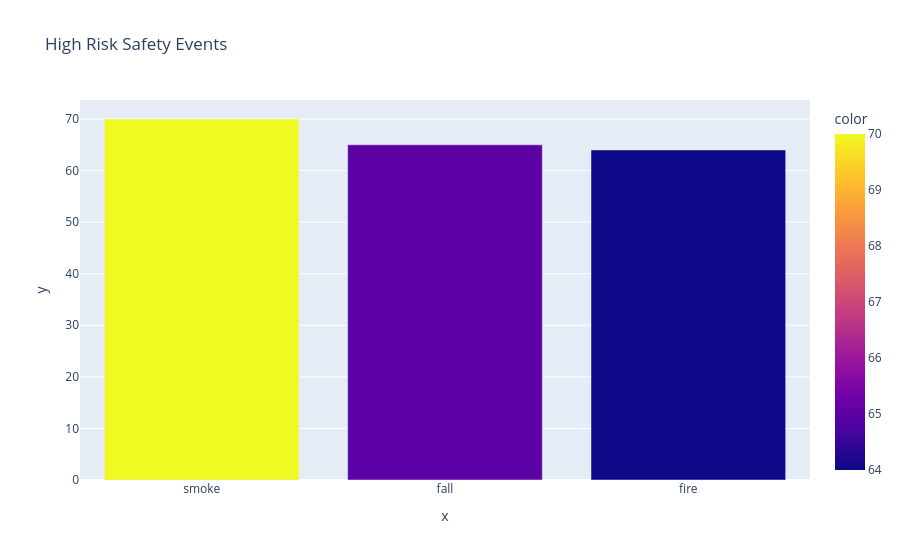

Here is the notebook cell this chart was saved with:
### Code cell
risk_counts = high_risk['label'].value_counts()

fig = px.bar(
    x=risk_counts.index,
    y=risk_counts.values,
    title="High Risk Safety Events",
    color=risk_counts.values
)

fig.show()

### Figure 1 — Plotly figure (JSON) as saved in the notebook; plotly's stock layout.template omitted (floating-point values rounded to 4 significant figures)
{"data": [{"alignmentgroup": "True", "hovertemplate": "x=%{x}<br>y=%{y}<br>color=%{marker.color}<extra></extra>", "legendgroup": "", "marker": {"color": [70, 65, 64], "coloraxis": "coloraxis", "pattern": {"shape": ""}}, "name": "", "offsetgroup": "", "orientation": "v", "showlegend": false, "textposition": "auto", "type": "bar", "x": ["smoke", "fall", "fire"], "xaxis": "x", "y": [70, 65, 64], "yaxis": "y"}], "layout": {"autosize": true, "barmode": "relative", "coloraxis": {"colorbar": {"title": {"text": "color"}}, "colorscale": [[0, "#0d0887"], [0.1111, "#46039f"], [0.2222, "#7201a8"], [0.3333, "#9c179e"], [0.4444, "#bd3786"], [0.5556, "#d8576b"], [0.6667, "#ed7953"], [0.7778, "#fb9f3a"], [0.8889, "#fdca26"], [1, "#f0f921"]]}, "legend": {"tracegroupgap": 0}, "title": {"text": "High Risk Safety Events"}, "xaxis": {"anchor": "y", "autorange": true, "domain": [0, 1], "range": [-0.5, 2.5], "title": {"text": "x"}, "type": "category"}, "yaxis": {"anchor": "x", "autorange": true, "domain": [0, 1], "range": [0, 73.68], "title": {"text": "y"}, "type": "linear"}}}
